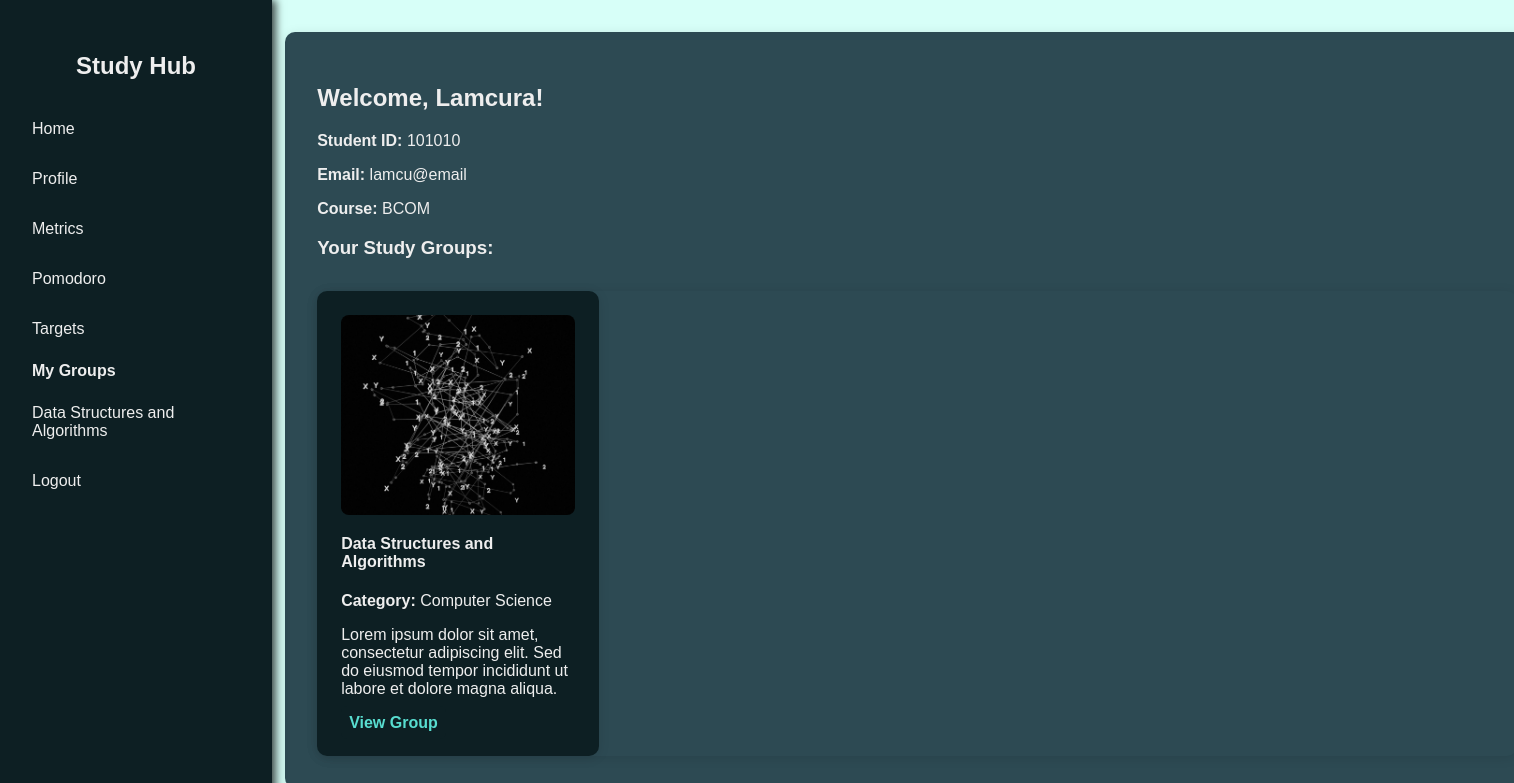
Page /User/profile.php (signed in) on the committed database.
### tables this page shows
CREATE TABLE `studygroups` (
  `groupID` int(11) NOT NULL,
  `name` varchar(100) NOT NULL,
  `category` varchar(100) DEFAULT NULL,
  `description` text DEFAULT NULL,
  `ImageURL` varchar(255) DEFAULT NULL,
  `createdAt` timestamp NOT NULL DEFAULT current_timestamp()
);

CREATE TABLE `users` (
  `UserID` int(11) NOT NULL,
  `StudentID` varchar(20) NOT NULL,
  `Name` varchar(100) NOT NULL,
  `Course` varchar(100) NOT NULL,
  `Email` varchar(100) NOT NULL,
  `PasswordHash` varchar(255) NOT NULL,
  `CreatedAt` timestamp NOT NULL DEFAULT current_timestamp()
);

### php/profiler.php (called while the page is built, shortened)
<?php
require 'connect.php';
$studentID = $_SESSION['studentID'];
$stmt = $conn->prepare("SELECT * FROM users WHERE StudentID = ?");
$stmt->bind_param("i", $studentID);
$stmt->execute();
$result = $stmt->get_result();
$user = $result->fetch_assoc();
$stmt = $conn->prepare("
    SELECT g.GroupID, g.Name AS name, g.Category AS category, g.Description AS description, g.ImageURL as imageURL
    FROM studygroups g
    JOIN groupmemberships gm ON g.GroupID = gm.GroupID
    WHERE gm.UserID = ?
");
$stmt->bind_param("i", $studentID);
$stmt->execute();
$result = $stmt->get_result();
$groups = $result->fetch_all(MYSQLI_ASSOC);
?>

### User/profile.php (the view, shortened to what this page needs)
<?php
require '../php/profiler.php'; ?>
<!DOCTYPE html>
<html>
<head>
  <link rel="stylesheet" href="/Study-Hub/css/profile.css">
  <link rel="stylesheet" href="/Study-Hub/css/nav.css">
</head>
<body>
  <div class="sidebar">
    <h2>Study Hub</h2>
    <ul>
      <li><a href="/Study-Hub/User/home.php">Home</a></li>
      <li><a href="/Study-Hub/User/profile.php">Profile</a></li>
      <li><a href="/Study-Hub/Metrics/metrics.html">Metrics</a></li>
      <li><a href="/Study-Hub/User/pomodoro.html">Pomodoro</a></li>
       <li><a href="/Study-Hub/Metrics/targets.php">Targets</a></li>
      <li><strong style="margin-left: 1rem;">My Groups</strong></li>
     <?php foreach ($groups as $g): ?>
  <li><a href="/Study-Hub/php/groups/group.php?id=<?= $g['GroupID'] ?>"> <?= htmlspecialchars($g['name']) ?></a></li>
<?php endforeach; ?>
      <li><a href="/Study-Hub/php/logout.php">Logout</a></li>
    </ul>
  </div>
  <div class="main">
    <div class="profile-box">
      <h2>Welcome, <?= htmlspecialchars($user['Name']) ?>!</h2>
      <p><strong>Student ID:</strong> <?= $user['StudentID'] ?></p>
      <p><strong>Email:</strong> <?= htmlspecialchars($user['Email']) ?></p>
      <p><strong>Course:</strong> <?= htmlspecialchars($user['Course']) ?></p>
<h3>Your Study Groups:</h3>
      <div class="groups">
        <?php if (count($groups) > 0): ?>
          <?php foreach ($groups as $group): ?>
            <div class="group-card">
              <?php if ($group['imageURL']): ?>
                <img src="/Study-Hub/php/<?= htmlspecialchars($group['imageURL']) ?>" alt="Group Image" class="group-image">
              <?php else: ?>
                <p>No image available.</p>
              <?php endif; ?>
              <h4><?= htmlspecialchars($group['name']) ?></h4>
              <p><strong>Category:</strong> <?= htmlspecialchars($group['category']) ?></p>
              <p><?= htmlspecialchars($group['description']) ?></p>
              <a href="/Study-Hub/php/groups/group.php?id=<?= $group['GroupID'] ?>" class="view-group">View Group</a>
            </div>
          <?php endforeach; ?>
        <?php else: ?>
          <p>You haven’t joined any groups yet.</p>
          <p><a href="/Study-Hub/User/home.php" class="to-home">Explore</a></p>
        <?php endif; ?>
      </div>
    </div>
  </div>
</body>
</html>

### css/profile.css (style rules this page uses)
:root { --background-light: #d7fff8; --background-card: #2d4a53; --background-card-hover-shadow: #5a636a/0.6; --background-card-shadow: #afb3b7/0.3; --color-text: #eee; --color-text-muted: #020202; --color-primary: #cfd4da; --color-primary-light: #69818d; --color-accent: #58ddd0; --color-button-bg: #0d1f23; --color-button-bg-disabled: #ff5555; --color-error: #ff7070; --color-login-bg: #222139; --color-close-btn: #fb0202; --color-close-btn-hover: #fff; }
body { font-family: sans-serif; margin: 0; background: var(--background-light); width: fit-content; }
.main { margin-left: 240px; padding: 2rem; width: 100%; }
.profile-box { max-width: 1200px; margin: auto; background: var(--background-card); padding: 2rem; border-radius: 10px; box-shadow: 0 2px 12px rgba(0,0,0,0.1); color: var(--color-text); }
.groups { margin-top: 2rem; display: grid; grid-template-columns: repeat(auto-fill, minmax(280px, 3fr)); gap: 1.5rem; background: var(--background-card); border-radius: 10px; box-shadow: 0 2px 12px rgba(0,0,0,0.1); padding-right: 0; }
.group-card { background: var(--color-button-bg); padding: 1.5rem; border-radius: 10px; box-shadow: 0 2px 12px rgba(0,0,0,0.1); }
.group-card h4 { margin-top: 0; }
.group-image { width: 100%; max-height: 200px; object-fit: cover; border-radius: 8px; margin-bottom: 1rem; }
.view-group { color: var(--color-accent); text-decoration: none; font-weight: bold; transition: color 0.3s ease; text-decoration: none; background-color: var(--color-button-bg); padding: 8px; border-radius: 6px; }

### css/nav.css (style rules this page uses)
.sidebar { width: 240px; background: var(--color-button-bg); color: var(--color-text); height: 100vh; position: fixed; top: 0; left: 0; padding: 2rem 1rem; box-shadow: 4px 0 8px rgba(0, 0, 0, 0.7); z-index: 1000; }
.sidebar h2 { font-size: 1.5rem; margin-bottom: 2rem; text-align: center; }
.sidebar ul { list-style: none; padding: 0; }
.sidebar ul li { margin-bottom: 1rem; }
.sidebar ul li a { color: var(--color-text); text-decoration: none; display: block; padding: 0.5rem 1rem; border-radius: 5px; transition: background 0.2s ease; }

### rows in the picture
studygroups: name "Data Structures and Algorithms", ImageURL (picture), category "Computer Science", description "Lorem ipsum dolor sit amet, consectetur adipiscing elit. Sed do eiusmod tempor incididunt ut labore et dolore magna aliqua."
users: Name "Lamcura", StudentID "101010", Email "lamcu@email", Course "BCOM"
